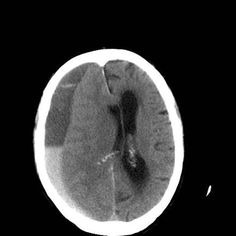
#> input picture project1/dataset/Testing/notumor/Te-noTr_0000.jpg, 236 x 236 px, given as the content of the folder ../dataset/Training/tumor, which was not available
$ jupyter execute --allow-errors 01_Preprocessing.ipynb   (shell and % lines are left out)
#> lines starting #> are read from the running program, lines starting #| are printed output that depends on the picture; pictures that were not available may be replaced by others from this repository, and a replacement may not be noted
[cell 1]
# 🧠 Brain Tumor MRI Classification – Preprocessing & Data Analysis

## Pre processing Steps
### 1. read images and create labels
# 2. normalize pixel values
# 3. better contraste
# 4. flatten images
# 5. save arrays
# 6. generate graphs
# 7. statistics

# The goal is to prepare clean, normalized data for supervised learning models
# **(Linear Regression, Logistic Regression, SVM, and Neural Networks)**.

# Dataset source: **[Kaggle - Brain Tumor MRI Dataset]**(https://www.kaggle.com/datasets/masoudnickparvar/brain-tumor-mri-dataset)

[cell 2]

import os
import cv2
import numpy as np
import matplotlib.pyplot as plt
import seaborn as sns
import pandas as pd
from sklearn.model_selection import train_test_split
from sklearn.utils import shuffle

print(f"OpenCV version: {cv2.__version__}")

[cell 3]
IMG_SIZE=128
def load_images(base_path):
#> called with base_path = '../dataset/Training'
    data, labels = [], []
    for label_name in ['tumor', 'notumor']:
        folder = os.path.join(base_path, label_name)
        label = 1 if label_name == 'tumor' else 0
        for filename in os.listdir(folder):
            if filename.endswith('.jpg'):
                img_path = os.path.join(folder, filename)
                img = cv2.imread(img_path, cv2.IMREAD_GRAYSCALE)
#> img is the input picture: shape (236, 236); min 0, max 255, mean 56.7
                img = cv2.resize(img, (IMG_SIZE, IMG_SIZE))
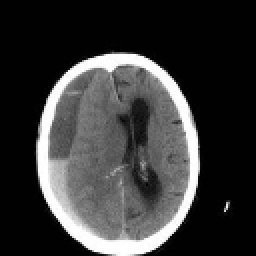
#> img: shape (128, 128) (shown 2 times larger); min 0, max 255, mean 56.6
                img = img / 255.0
                img = cv2.equalizeHist((img * 255).astype('uint8')) / 255.0
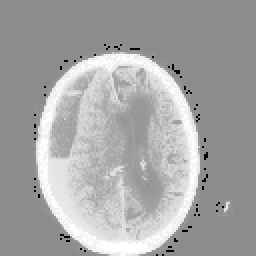
#> img: shape (128, 128) float64 (shown 2 times larger); min 0, max 1, mean 0.648
                data.append(img)
                labels.append(label)

    data, labels = shuffle(np.array(data), np.array(labels), random_state=42)
    return data, labels

[cell 4]
dataset="../dataset"
X_train, y_train = load_images(os.path.join(dataset, "Training"))
X_test, y_test = load_images(os.path.join(dataset, "Testing"))

#Flatten data
X_train_flat = X_train.reshape(X_train.shape[0], -1)
X_test_flat = X_test.reshape(X_test.shape[0], -1)

[cell 5]
# Test loadimages images shapes
print("Train set:", X_train.shape, y_train.shape)
#| Train set: (5, 128, 128) (5,)
print("Test set:", X_test.shape, y_test.shape)
#| Test set: (5, 128, 128) (5,)

# see flatten images shapes
print("Train shape:", X_train_flat.shape)
#| Train shape: (5, 16384)
print("Test shape:", X_test_flat.shape)
#| Test shape: (5, 16384)

#save values as numpy array to later be processed through the models
np.savez_compressed("brain_mri_preprocessed.npz",
                    X_train=X_train_flat,
                    y_train=y_train,
                    X_test=X_test_flat,
                    y_test=y_test)

#see transformed data
unique, counts = np.unique(y_train, return_counts=True)
print(f"""
Test Info
-------------
Data type: {X_train.dtype}
Value range: {X_train.min():.3f} -> {X_train.max():.3f}
Class distribution: {dict(zip(unique, counts))}
""")

[cell 6]
plt.figure(figsize=(8,4))
#> (the rest of this cell did not finish here and is left out)

[cell 7]
import cv2

original = (X_train[0] * 255).astype('uint8')
equalized = cv2.equalizeHist(original)

plt.figure(figsize=(6,3))
plt.subplot(1,2,1)
plt.imshow(original, cmap='gray')
plt.title("Original")
plt.subplot(1,2,2)
plt.imshow(equalized, cmap='gray')
plt.title("Equalized")
plt.show()
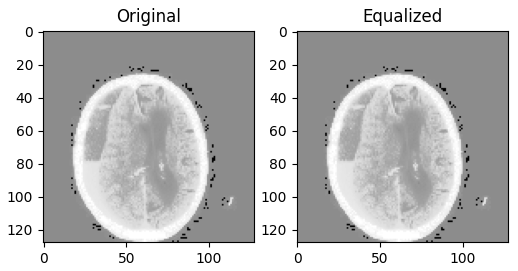
#> figure drawn by matplotlib, 2 panels

[cell 8]
print("Training mean:", X_train.mean(), "Training std deviation:", X_train.std())
print("Testing mean:", X_test.mean(), "Testing std deviation:", X_test.std())

[cell 9]
means = X_train.mean(axis=(1,2))
stds = X_train.std(axis=(1,2))
sns.scatterplot(x=means, y=stds, hue=y_train, palette=['gray','red'])
plt.title("Mean vs. Standard Deviation per Class")
plt.xlabel("Mean Intensity")
plt.ylabel("Standard Deviation")
plt.show()
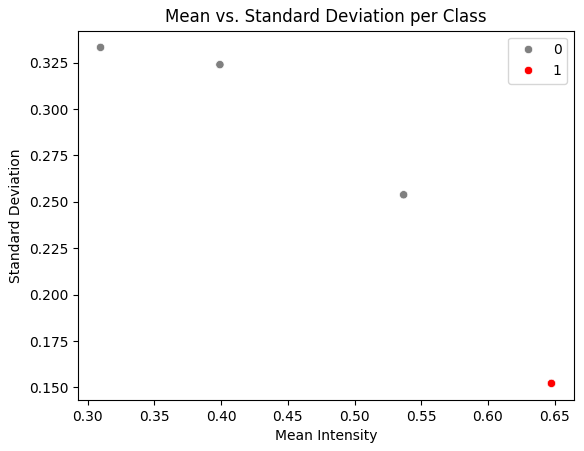
#> figure drawn by matplotlib, 1 panel

[cell 10]
# Compute mean intensity for each image in train set
means_train = X_train_flat.mean(axis=1)

# Create DataFrame
df = pd.DataFrame({
    "mean_intensity": means_train,
    "label": y_train
})

# Map label to readable names
df["label_name"] = df["label"].map({0: "No Tumor", 1: "Tumor"})

sns.boxplot(data=df, x="label", y="mean_intensity", hue="label", palette=['gray', 'red'], legend=False)
plt.xticks([0,1], ["No Tumor", "Tumor"])
plt.title("Mean Intensity per Class", fontsize=12)
plt.xlabel("Class")
plt.ylabel("Mean Intensity")
plt.grid(alpha=0.3)
plt.tight_layout()
plt.show()
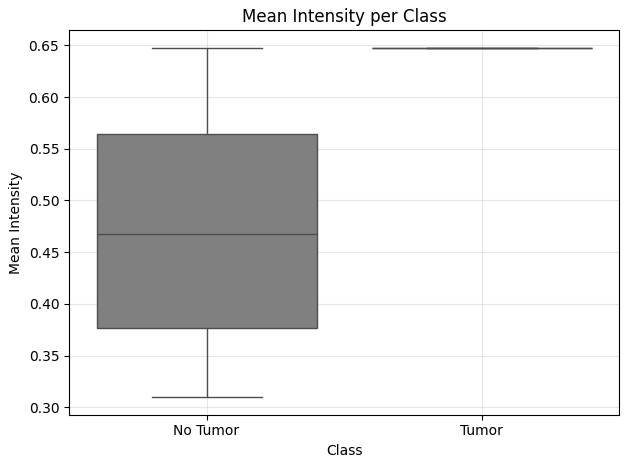
#> figure drawn by matplotlib, 1 panel

[cell 11]
means_train = X_train_flat.mean()
means_test  = X_test_flat.mean()


plt.figure(figsize=(6,4))

# Cria as barras e define labels diretos
plt.bar('Train', means_train, color='gray', alpha=0.85, edgecolor='black', label='Train (gray)')
plt.bar('Test', means_test, color='red', alpha=0.85, edgecolor='black', label='Test (red)')

# Título e eixos
plt.title("Mean Intensity Comparison (Train vs Test)")
plt.ylabel("Mean Pixel Value")
plt.ylim(0, 0.6)
plt.grid(axis='y', linestyle='--', alpha=0.3)

# Adiciona valores acima das barras
for i, v in enumerate([means_train, means_test]):
    plt.text(i, v + 0.015, f"{v:.3f}", ha='center', va='bottom', fontsize=10, fontweight='bold')

# Legenda (agora funciona corretamente)
plt.legend(loc='upper right', frameon=True, facecolor='white', edgecolor='black')

plt.tight_layout()
plt.show()
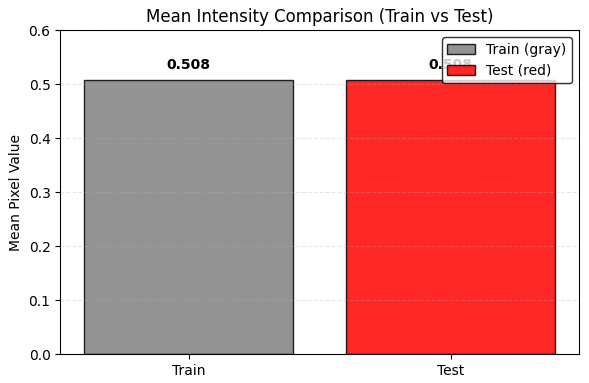
#> figure drawn by matplotlib, 1 panel

[cell 12]
#Subplots side by side
fig, axes = plt.subplots(1, 2, figsize=(10, 4))

# --- Test set ---
sns.countplot(ax=axes[0], x=y_test, palette=['gray', 'red'], hue=y_test, legend=False)
axes[0].set_xticks([0, 1])
axes[0].set_xticklabels(['No Tumor', 'Tumor'])
axes[0].set_title("Testing Class Distribution")

# --- Train set ---
sns.countplot(ax=axes[1], x=y_train, palette=['gray', 'red'], hue=y_train, legend=False)
axes[1].set_xticks([0, 1])
axes[1].set_xticklabels(['No Tumor', 'Tumor'])
axes[1].set_title("Training Class Distribution")

# Adjust layout
plt.tight_layout()
plt.show()
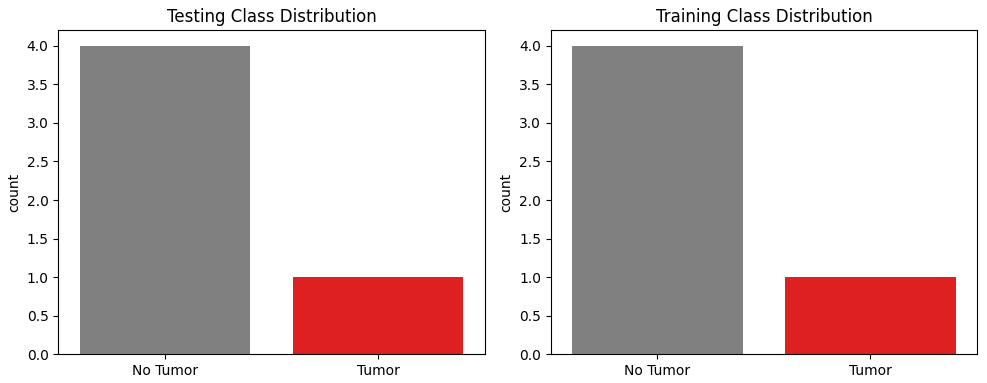
#> figure drawn by matplotlib, 2 panels

[cell 13]
plt.hist(X_train.ravel(), bins=50, color='gray')
plt.title("Gray Level Distribution")
plt.show()
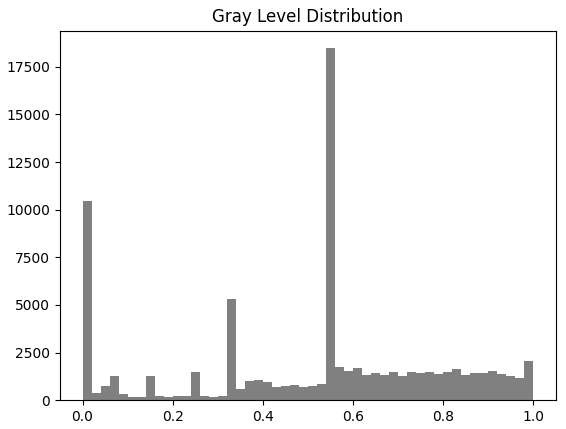
#> figure drawn by matplotlib, 1 panel; tallest bar 18479 high, from x = 0.54 to 0.56
